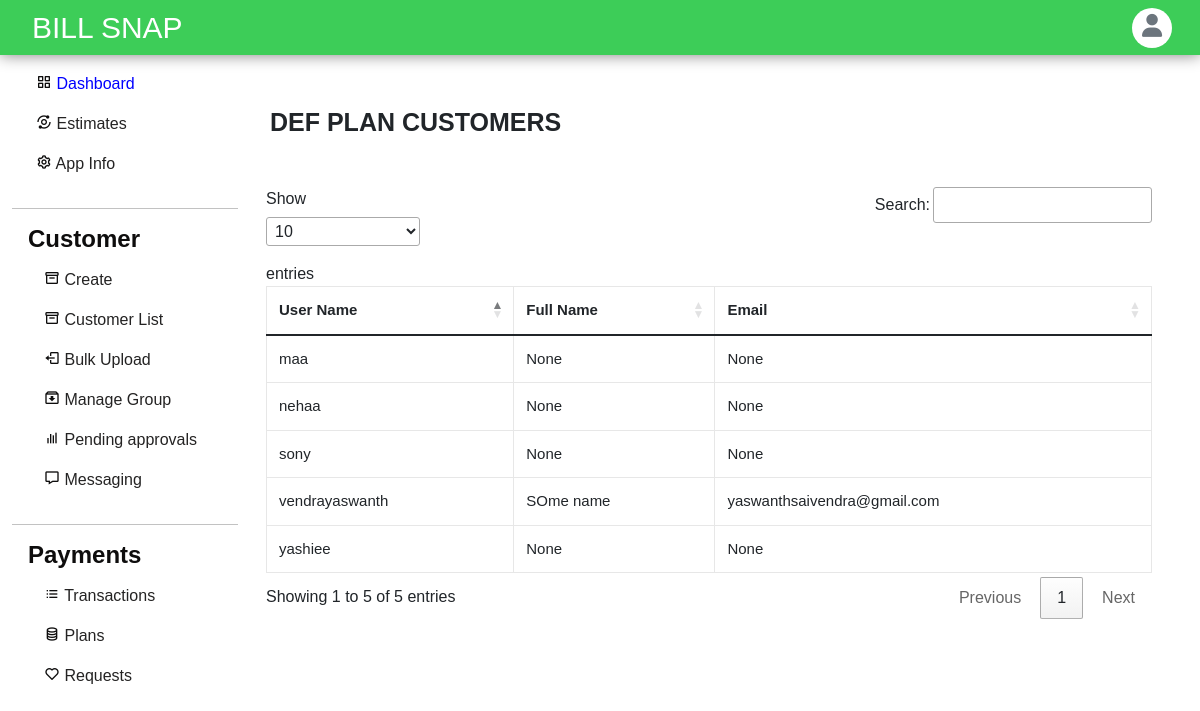
The page /groups/plangroup/helo/eAyXuhwiGE (signed in) on the database its author committed.
### plans/models.py (models this page shows, shortened)
class Plan(models.Model):
    slug = models.CharField(max_length=20, default=generate_code, editable=False)
    app = models.ForeignKey(applists, on_delete=models.CASCADE)
    title = models.CharField(max_length=200)
    price = models.IntegerField(default=0)
    description = models.TextField(max_length=800)
    duration = models.IntegerField(default=30, choices=[
            (30, '1 Month'),
            (180, '6 Months'),
            (364, '1 Year')
        ],
    )
    default_for_customer = models.BooleanField(default=False)

### accounts/models.py (models this page shows, shortened)
class Profile(models.Model):
    user = models.OneToOneField(User, on_delete=models.CASCADE, related_name='profile')
    apps=models.ManyToManyField(applists,related_name='apps')
    status = models.CharField(choices=status_choices, max_length=20, default='c')
    full_name = models.CharField(max_length=100, blank=True, null=True)
    utility_name = models.CharField(max_length=200, null=True, blank=True)
    utility_short_name= models.CharField(max_length=50, null=True, blank=True)
    utility_state= models.CharField(max_length=50, null=True, blank=True)
    utility_district= models.CharField(max_length=50, null=True, blank=True)
    utility_country= models.CharField(max_length=50, null=True, blank=True)
    utility_postalcode= models.CharField(max_length=20, null=True, blank=True)
    utility_address=models.TextField(max_length=200, null=True, blank=True)
    contact_person= models.CharField(max_length=200, null=True, blank=True)
    contact_email = models.EmailField(max_length=50, null=True, blank=True)
    contact_phnum = models.CharField(max_length=15, null=True, blank=True)
    contact_mobile= models.CharField(max_length=15, null=True, blank=True)
    contact_designation= models.CharField(max_length=100, null=True, blank=True)
    contact_landline= models.CharField(max_length=20, null=True, blank=True)
    emergency_person=models.CharField(max_length=200, null=True, blank=True)
    emergency_altperson=models.CharField(max_length=200, null=True, blank=True)
    emergency_mobile=models.CharField(max_length=200, null=True, blank=True)
    emergency_altmobile=models.CharField(max_length=200, null=True, blank=True)
    emergency_officeaddress=models.TextField(max_length=200,null=True,blank=True)
    emergency_altofficeaddress=models.TextField(max_length=200,null=True,blank=True)
    info_created_at = models.DateTimeField(auto_now_add=True)
    info_updated_at = models.DateTimeField(auto_now=True)
    se_coins= models.IntegerField(null=True, default=999, blank=True)
    slug = models.SlugField(max_length=200, editable=False, null=True, blank=True)
    admin=models.BooleanField(default=False)
    plans = models.ManyToManyField(Plan)
    plan_active = models.BooleanField(default=False)
    paid = models.BooleanField(default=False)

### groups/views.py (the view)
# urls.py: path('plangroup/<str:slug>/<str:plangroupslug>', show_plan_group, name='plangroup'),
def show_plan_group(request, slug, plangroupslug):
    if request.user.is_superuser:
        if request.method == 'GET':
            plan = Plan.objects.filter(slug=plangroupslug).first()
            users = Profile.objects.filter(plans=plan)
            payload = {
                'plan': plan,
                'users': users,
                'slug' : slug
            }
            return render(request, 'groups-panel/plangroup.html', payload)

### templates/groups-panel/plangroup.html (shortened to what this page needs)
{% load crispy_forms_tags %}
{% load static %}
<!DOCTYPE html>
<html lang="en">
<head>
    <link href="https://cdn.jsdelivr.net/npm/bootstrap@5.1.3/dist/css/bootstrap.min.css" rel="stylesheet"
 />
    <link href='https://unpkg.com/boxicons@2.0.7/css/boxicons.min.css' rel='stylesheet'>
    <link rel="stylesheet" href="https://cdnjs.cloudflare.com/ajax/libs/font-awesome/6.1.1/css/all.min.css" />
    <link rel="stylesheet" href="{% static 'assets/styles.css'%}">
    <link rel="stylesheet" href="https://cdn.datatables.net/1.10.19/css/jquery.dataTables.min.css">
</head>
<body>
    {% include "dashnav.html" %}
    <div class="main mx-auto">
        <div class="row bulkuploadcontent">
            {% include "dashsidebar.html" %}
            <div class="col-md-7  flex-md-fill m-3">
                <div class="col right create-customer ps-0 pe-4 me-2" id="">
                    <h2 class="ps-1 pt-3 text-uppercase" id="pspt">{{plan.title}} CUSTOMERS</h2><br>
                    <div class=" my-3">
                        <table class="table table-bordered" id='table_filter'>
                            <thead>
                                <tr>
                                    <th>User Name</th>
                                    <th>Full Name</th>
                                    <th>Email</th>
                                </tr>
                            </thead>
                            <tbody>
                                {% for user in users %}
                                <tr>
                                    <td>{{ user.user.username}}</td>
                                    <td>{{ user.full_name}}</td>
                                    <td>{{ user.contact_email}}</td>
                                </tr>
                                {%endfor%}
                            </tbody>
                        </table>
                    </div>
                </div>
            </div>
        </div>
    </div>
</body>
</html>

### static/assets/styles.css (style rules this page uses)
body { background: white; }
html, body { height: 100%; }
body { background: #e5e5e566; }
.main { padding-top: 55px; width: 100%; height: 100%; justify-content: flex-start; max-height: 100vh; }
.right { padding-left: 1rem; padding-right: 1rem; min-height: calc(100vh - 60px); overflow-x: hidden; }
@media (min-width: 767px) { .main { top: 55px; } }
#pspt { font-size: 25px; }
* { box-sizing: border-box; }
#table_filter { border-collapse: collapse; width: 100%; border: 1px solid #ddd; font-family: "Gill Sans", "Gill Sans MT", Calibri, "Trebuchet MS", sans-serif; font-size: 15px; }
#table_filter th, #table_filter td { text-align: left; padding: 12px; }
#table_filter tr { border-bottom: 1px solid #ddd; }
.right { padding-left: 1rem; padding-right: 1rem; min-height: calc(100vh - 100px); overflow-x: hidden; }
body { font-family: Arial, Helvetica, sans-serif; }
body { margin-top: 20px; background: #f5f5f5; }
h1, h2, h3, h4, h5, h6 { margin: 0 0 10px; font-weight: 600; }
body { margin-top: 20px; }
.table-bordered th, .table-bordered td { border: 1px solid #e7e7e7; }
body { margin-top: 20px; background: white; }
body { overflow-x: hidden; }

### templates/groups-panel/plangroup.html (style rules this page uses)
.row { display: flex; align-items: center; justify-content: center; margin-bottom: 20px !important; }

### rows shown on the page
Plan: title "DEF PLAN"
Profile: user.username "yashiee", full_name "None", contact_email "None"
Profile: user.username "vendrayaswanth", full_name "SOme name", contact_email "yaswanthsaivendra@gmail.com"
Profile: user.username "nehaa", full_name "None", contact_email "None"
Profile: user.username "maa", full_name "None", contact_email "None"
Profile: user.username "sony", full_name "None", contact_email "None"
